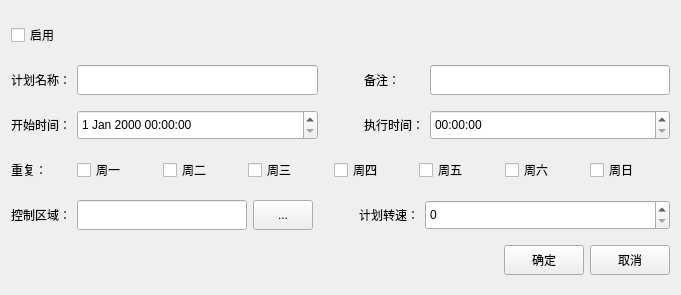
<?xml version="1.0" encoding="UTF-8"?>
<ui version="4.0">
 <class>PlanCreateForm</class>
 <widget class="QWidget" name="PlanCreateForm">
  <property name="geometry">
   <rect>
    <x>0</x>
    <y>0</y>
    <width>681</width>
    <height>295</height>
   </rect>
  </property>
  <property name="windowTitle">
   <string>Form</string>
  </property>
  <layout class="QGridLayout" name="gridLayout">
   <item row="5" column="0">
    <layout class="QHBoxLayout" name="horizontalLayout_5">
     <item>
      <spacer name="horizontalSpacer_4">
       <property name="orientation">
        <enum>Qt::Horizontal</enum>
       </property>
       <property name="sizeHint" stdset="0">
        <size>
         <width>40</width>
         <height>20</height>
        </size>
       </property>
      </spacer>
     </item>
     <item>
      <widget class="QPushButton" name="pushButton_2">
       <property name="minimumSize">
        <size>
         <width>0</width>
         <height>30</height>
        </size>
       </property>
       <property name="text">
        <string>确定</string>
       </property>
      </widget>
     </item>
     <item>
      <widget class="QPushButton" name="pushButton_3">
       <property name="minimumSize">
        <size>
         <width>0</width>
         <height>30</height>
        </size>
       </property>
       <property name="text">
        <string>取消</string>
       </property>
      </widget>
     </item>
    </layout>
   </item>
   <item row="3" column="0">
    <layout class="QHBoxLayout" name="horizontalLayout">
     <item>
      <widget class="QLabel" name="label_7">
       <property name="maximumSize">
        <size>
         <width>60</width>
         <height>16777215</height>
        </size>
       </property>
       <property name="text">
        <string>重复：</string>
       </property>
      </widget>
     </item>
     <item>
      <widget class="QCheckBox" name="checkBox_3">
       <property name="minimumSize">
        <size>
         <width>0</width>
         <height>30</height>
        </size>
       </property>
       <property name="text">
        <string>周一</string>
       </property>
      </widget>
     </item>
     <item>
      <widget class="QCheckBox" name="checkBox_4">
       <property name="minimumSize">
        <size>
         <width>0</width>
         <height>30</height>
        </size>
       </property>
       <property name="text">
        <string>周二</string>
       </property>
      </widget>
     </item>
     <item>
      <widget class="QCheckBox" name="checkBox_5">
       <property name="minimumSize">
        <size>
         <width>0</width>
         <height>30</height>
        </size>
       </property>
       <property name="text">
        <string>周三</string>
       </property>
      </widget>
     </item>
     <item>
      <widget class="QCheckBox" name="checkBox_7">
       <property name="minimumSize">
        <size>
         <width>0</width>
         <height>30</height>
        </size>
       </property>
       <property name="text">
        <string>周四</string>
       </property>
      </widget>
     </item>
     <item>
      <widget class="QCheckBox" name="checkBox_8">
       <property name="minimumSize">
        <size>
         <width>0</width>
         <height>30</height>
        </size>
       </property>
       <property name="text">
        <string>周五</string>
       </property>
      </widget>
     </item>
     <item>
      <widget class="QCheckBox" name="checkBox_6">
       <property name="minimumSize">
        <size>
         <width>0</width>
         <height>30</height>
        </size>
       </property>
       <property name="text">
        <string>周六</string>
       </property>
      </widget>
     </item>
     <item>
      <widget class="QCheckBox" name="checkBox_9">
       <property name="minimumSize">
        <size>
         <width>0</width>
         <height>30</height>
        </size>
       </property>
       <property name="text">
        <string>周日</string>
       </property>
      </widget>
     </item>
    </layout>
   </item>
   <item row="0" column="0">
    <widget class="QCheckBox" name="checkBox">
     <property name="minimumSize">
      <size>
       <width>0</width>
       <height>30</height>
      </size>
     </property>
     <property name="maximumSize">
      <size>
       <width>100</width>
       <height>16777215</height>
      </size>
     </property>
     <property name="text">
      <string>启用</string>
     </property>
    </widget>
   </item>
   <item row="1" column="0">
    <layout class="QHBoxLayout" name="horizontalLayout_2">
     <item>
      <widget class="QLabel" name="label">
       <property name="text">
        <string>计划名称：</string>
       </property>
      </widget>
     </item>
     <item>
      <widget class="QLineEdit" name="lineEdit">
       <property name="minimumSize">
        <size>
         <width>190</width>
         <height>30</height>
        </size>
       </property>
      </widget>
     </item>
     <item>
      <spacer name="horizontalSpacer">
       <property name="orientation">
        <enum>Qt::Horizontal</enum>
       </property>
       <property name="sizeType">
        <enum>QSizePolicy::Fixed</enum>
       </property>
       <property name="sizeHint" stdset="0">
        <size>
         <width>40</width>
         <height>20</height>
        </size>
       </property>
      </spacer>
     </item>
     <item>
      <widget class="QLabel" name="label_2">
       <property name="minimumSize">
        <size>
         <width>60</width>
         <height>0</height>
        </size>
       </property>
       <property name="text">
        <string>备注：</string>
       </property>
      </widget>
     </item>
     <item>
      <widget class="QLineEdit" name="lineEdit_2">
       <property name="minimumSize">
        <size>
         <width>0</width>
         <height>30</height>
        </size>
       </property>
      </widget>
     </item>
    </layout>
   </item>
   <item row="2" column="0">
    <layout class="QHBoxLayout" name="horizontalLayout_3">
     <item>
      <widget class="QLabel" name="label_3">
       <property name="maximumSize">
        <size>
         <width>60</width>
         <height>16777215</height>
        </size>
       </property>
       <property name="text">
        <string>开始时间：</string>
       </property>
      </widget>
     </item>
     <item>
      <widget class="QDateTimeEdit" name="dateTimeEdit">
       <property name="minimumSize">
        <size>
         <width>190</width>
         <height>30</height>
        </size>
       </property>
      </widget>
     </item>
     <item>
      <spacer name="horizontalSpacer_2">
       <property name="orientation">
        <enum>Qt::Horizontal</enum>
       </property>
       <property name="sizeType">
        <enum>QSizePolicy::Fixed</enum>
       </property>
       <property name="sizeHint" stdset="0">
        <size>
         <width>40</width>
         <height>20</height>
        </size>
       </property>
      </spacer>
     </item>
     <item>
      <widget class="QLabel" name="label_4">
       <property name="maximumSize">
        <size>
         <width>60</width>
         <height>16777215</height>
        </size>
       </property>
       <property name="text">
        <string>执行时间：</string>
       </property>
      </widget>
     </item>
     <item>
      <widget class="QTimeEdit" name="timeEdit">
       <property name="minimumSize">
        <size>
         <width>0</width>
         <height>30</height>
        </size>
       </property>
      </widget>
     </item>
    </layout>
   </item>
   <item row="4" column="0">
    <layout class="QHBoxLayout" name="horizontalLayout_4">
     <item>
      <widget class="QLabel" name="label_5">
       <property name="maximumSize">
        <size>
         <width>60</width>
         <height>16777215</height>
        </size>
       </property>
       <property name="text">
        <string>控制区域：</string>
       </property>
      </widget>
     </item>
     <item>
      <widget class="QLineEdit" name="lineEdit_3">
       <property name="sizePolicy">
        <sizepolicy hsizetype="Fixed" vsizetype="Fixed">
         <horstretch>0</horstretch>
         <verstretch>0</verstretch>
        </sizepolicy>
       </property>
       <property name="minimumSize">
        <size>
         <width>170</width>
         <height>30</height>
        </size>
       </property>
       <property name="maximumSize">
        <size>
         <width>16777215</width>
         <height>16777215</height>
        </size>
       </property>
      </widget>
     </item>
     <item>
      <widget class="QPushButton" name="pushButton">
       <property name="minimumSize">
        <size>
         <width>0</width>
         <height>30</height>
        </size>
       </property>
       <property name="maximumSize">
        <size>
         <width>60</width>
         <height>16777215</height>
        </size>
       </property>
       <property name="text">
        <string>...</string>
       </property>
      </widget>
     </item>
     <item>
      <spacer name="horizontalSpacer_3">
       <property name="orientation">
        <enum>Qt::Horizontal</enum>
       </property>
       <property name="sizeType">
        <enum>QSizePolicy::Fixed</enum>
       </property>
       <property name="sizeHint" stdset="0">
        <size>
         <width>40</width>
         <height>20</height>
        </size>
       </property>
      </spacer>
     </item>
     <item>
      <widget class="QLabel" name="label_6">
       <property name="maximumSize">
        <size>
         <width>60</width>
         <height>16777215</height>
        </size>
       </property>
       <property name="text">
        <string>计划转速：</string>
       </property>
      </widget>
     </item>
     <item>
      <widget class="QSpinBox" name="spinBox">
       <property name="minimumSize">
        <size>
         <width>0</width>
         <height>30</height>
        </size>
       </property>
      </widget>
     </item>
    </layout>
   </item>
  </layout>
 </widget>
 <resources/>
 <connections/>
</ui>
